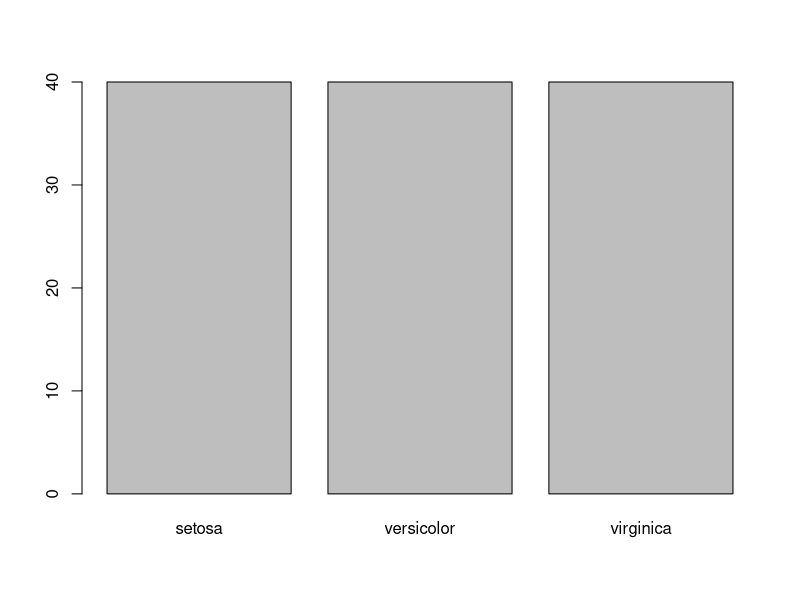

This chart was generated by the following R code: (Note: this script raises an error after producing the figure.)
library(caret)

info = Sys.info()

# attach the iris dataset to the environment
data(iris)
# rename the dataset
dataset <- iris

# create a list of 80% of the rows in the original dataset we can use for training
validation_index <- createDataPartition(dataset$Species, p=0.80, list=FALSE)

#select 20% of the data for validation
validation <- dataset[-validation_index,]

# use the remaining 80% of data to training and testing the models
dataset <- dataset[validation_index,]

# Dimensionality
dimensions <- dim(dataset)

# list types for each attribute
type_list <- sapply(dataset, class)

# take a peek at the first 5 rows of the data
peek <- head(dataset)

# list the levels for the class
my_levels <- levels(dataset$Species)

# summarize the class distribution
percentage <- prop.table(table(dataset$Species)) * 100
class_dist <- cbind(freq=table(dataset$Species), percentage=percentage)

# summarize attribute distributions
my_sum <- summary(dataset)

# split input and output
x <- dataset[,1:4]
y <- dataset[,5]

# barplot for class breakdown
plot_y <- plot(y)

# scatterplot matrix
plot_feat <- featurePlot(x=x, y=y, plot="ellipse")

# box and whisker plots for each attribute
plot_feat_box <- featurePlot(x=x, y=y, plot="box")

# density plots for each attribute by class value
scales <- list(x=list(relation="free"), y=list(relation="free"))
plot_feat_dens <- featurePlot(x=x, y=y, plot="density", scales=scales)

# Run algorithms using 10-fold cross validation
control <- trainControl(method="cv", number=10)
metric <- "Accuracy"


# a) linear algorithms
set.seed(7)
fit.lda <- train(Species~., data=dataset, method="lda", metric=metric, trControl=control)

# b) nonlinear algorithms
# CART
set.seed(7)
fit.cart <- train(Species~., data=dataset, method="rpart", metric=metric, trControl=control)
# kNN
set.seed(7)
fit.knn <- train(Species~., data=dataset, method="knn", metric=metric, trControl=control)

# c) advanced algorithms
# SVM
set.seed(7)
fit.svm <- train(Species~., data=dataset, method="svmRadial", metric=metric, trControl=control)
# Random Forest
set.seed(7)
fit.rf <- train(Species~., data=dataset, method="rf", metric=metric, trControl=control)

# summarize accuracy of models
results <- resamples(list(lda=fit.lda, cart=fit.cart, knn=fit.knn, svm=fit.svm, rf=fit.rf))
results_sum <- summary(results)

# compare accuracy of models
plot_results <- dotplot(results)

# summarize Best Model
lda_sum <- print(fit.lda)

# estimate skill of LDA on the validation dataset
predictions <- predict(fit.lda, validation)
plot_confm <- confusionMatrix(predictions, validation$Species)